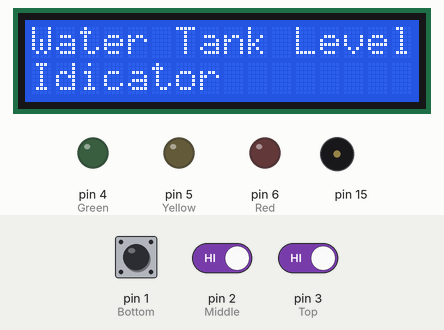
A sketch run on a simulated Arduino Uno, built with avr-gcc and run on an emulated ATmega328P. On the bench: 16×2 character LCD, output pins drawn as LEDs (lit = HIGH), buzzer (waves = sounding). The test bench sets the inputs (shaded band); at power-on: pin 1 (Bottom) LOW, pin 3 (Top) HIGH, pin 2 (Middle) HIGH.

Above: at 2.7 s.
2.8 s: pin 1 (Bottom) pulled HIGH for 0.15 s
At 5.1 s:
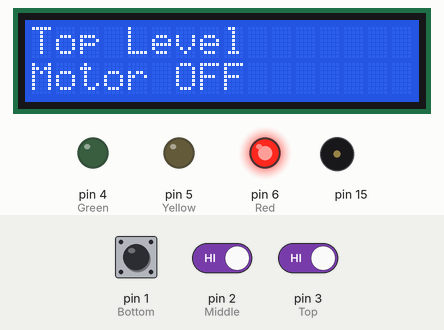
5.9 s: pin 1 (Bottom) pulled HIGH for 1 s
At 8.8 s:
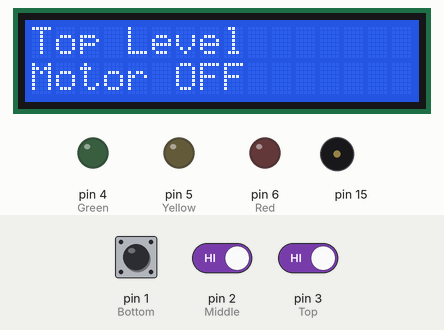
9.9 s: pin 1 (Bottom) pulled HIGH for 3.2 s
At 11.15 s:
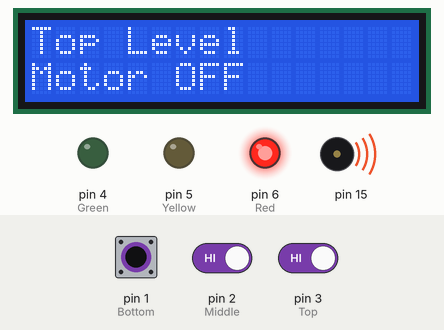
16.1 s: pin 1 (Bottom) driven HIGH and pin 3 (Top) driven LOW
At 17.7 s:
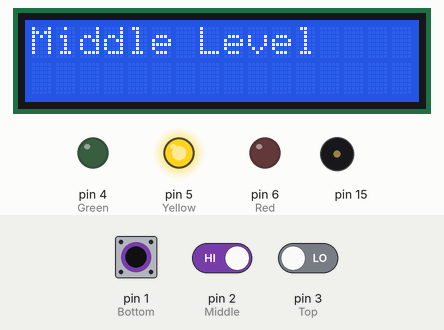
18.6 s: pin 2 (Middle) driven LOW
At 19.9 s:
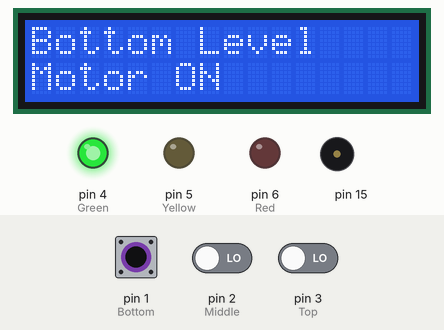
21.1 s: pin 1 (Bottom) driven LOW
At 22.2 s:
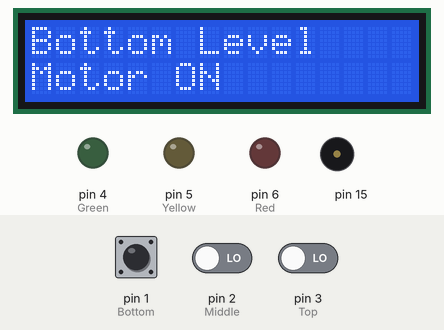
Timing chart, 0 to 23.6 s (numbered marks = the images above; inputs shaded):
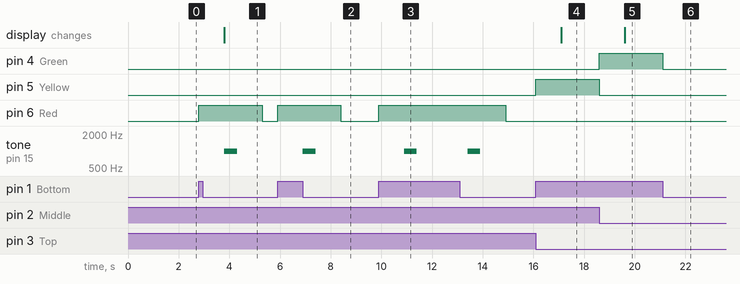

The sketch:

Task_TankWaterLevel_LCD.ino
```cpp
#include <LiquidCrystal.h>

// Water Tank Level Detector
// Top: Display Top level, Motor OFF and ON Red led.
// Middle: Display Middle level and ON Yellow led.
// Bottom: Display Bottom level, Motor ON and ON Green led.

int Bottom = 1;
int Middle = 2;
int Top = 3;
int Green = 4;
int Yellow = 5;
int Red = 6;
//int Buzzer=15;

const int rs=8, en=9, d4=10, d5=11, d6=12, d7=13;
LiquidCrystal lcd(rs,en,d4,d5,d6,d7);

void setup() {
  // put your setup code here, to run once:
  lcd.begin(16,2);
  pinMode(Bottom,INPUT);
  pinMode(Middle,INPUT);
  pinMode(Top,INPUT);
  pinMode(Green,OUTPUT);
  pinMode(Yellow,OUTPUT);
  pinMode(Red,OUTPUT);
 // pinMode(Buzzer,OUTPUT);
  lcd.clear();
  lcd.print("Water Tank Level");
  lcd.setCursor(0,1);
  lcd.print("Idicator");
  delay(1500);

}


void loop() {

  // put your main code here, to run repeatedly:
  int b1 = digitalRead(Bottom);
  int m1 = digitalRead(Middle);
  int t1 = digitalRead(Top);

  if(b1==1 && m1==0 && t1==0)
  {
    digitalWrite(Green,1);
    digitalWrite(Yellow,0);
    digitalWrite(Red,0);
    delay(1000);
    lcd.clear();
    lcd.setCursor(0,0);
    lcd.print("Bottom Level");
    lcd.setCursor(0,1);
    lcd.print("Motor ON");
    delay(1500);
  }

  else if(b1==1 && m1==1 && t1==0)
  {

    digitalWrite(Green,0);
    digitalWrite(Yellow,1);
    digitalWrite(Red,0);
    delay(1000);
    lcd.clear();
    lcd.setCursor(0,0);
    lcd.print("Middle Level");
    //Serial.println("Motor ON");
    delay(1500);
  }

  else if(b1==1 && m1==1 && t1==1)
  {
    digitalWrite(Green,0);
    digitalWrite(Yellow,0);
    digitalWrite(Red,1);
    delay(1000);
    lcd.clear();
    lcd.setCursor(0,0);
    lcd.print("Top Level");
    lcd.setCursor(0,1);
    lcd.print("Motor OFF");
    tone(15,1000,500);
    delay(1500);

   // digitalWrite(Buzzer,1); // tone is used for buzzer.
   // delay(1000);
   // digitalWrite(Buzzer,0)
  }

  else
  {
    digitalWrite(Green,0);
    digitalWrite(Yellow,0);
    digitalWrite(Red,0);
  }
}
```

Measured:
- after the input at 2.8 s, pin 6 (Red): LOW → HIGH at once, → LOW 2.5 s later; tone on pin 15: silent → 1000 Hz after 1.0 s, → silent 0.50 s later; the display: changes after 1.0 s (image 1)
- after the input at 5.9 s, pin 6 (Red): LOW → HIGH at once, → LOW 2.5 s later; tone on pin 15: silent → 1000 Hz after 1.0 s, → silent 0.50 s later
- after the input at 9.9 s, pin 6 (Red): LOW → HIGH at once, → LOW 5.0 s later; tone on pin 15: alternates 1000 Hz for 0.50 s and silent for 2.0 s, starting after 1.0 s
- after the input at 16.1 s, pin 5 (Yellow): LOW → HIGH at once; the display: changes after 1.0 s (image 4)
- after the input at 18.6 s, pin 4 (Green): LOW → HIGH at once; pin 5 (Yellow): HIGH → LOW at once; the display: changes after 1.0 s (image 5)
- after the input at 21.1 s, pin 4 (Green): HIGH → LOW at once
